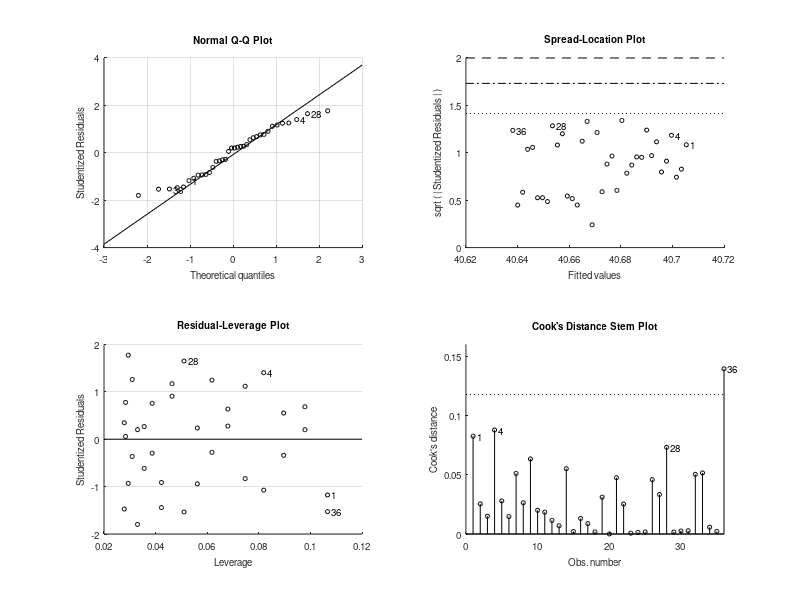

Reproduce this figure in MATLAB. (Note: this script raises an error after producing the figure.)
function main
    % Using synthetic data.

    clc; close all; clear;

    %% 1.1 Maize Yield Related

    % 1.1.1 Optimization for Beta Parameters and Prediction of Maize Yield
    fprintf('Starting Maize Yield Optimization and Prediction...\n');
    N = 36; % Number of seasons
    L = 100; % Block size for V data

    % Generate synthetic Y (Yield) and V (Variable) data
    Y = 40 + 5*randn(N,1); % Synthetic maize yield data (kg/daa)
    V = abs(100 + 20*randn(N*L,1)); % Synthetic V data

    % Call the MLPCidz function
    [yest, B, sggt, Vsum2] = MLPCidz(V, Y, L);

    %% 1.1.2 Checking Accuracy of Prediction
    fprintf('Checking Accuracy of Prediction...\n');
    figure(1);
    hold on;
    for j = 1:100
        yest_pred = MLPCidz(V, Y, L);
        plot(1:length(yest_pred), yest_pred, 'b-', 'LineWidth', 1.5);
    end
    plot(1:length(Y)-1, Y(1:end-1), 'k-', 'LineWidth', 2);
    legend('100 Prediction Paths', 'Actual Yield', 'Location', 'NorthWest');
    xlabel('Season');
    ylabel('Yield (kg/daa)');
    title('Yield Prediction Paths vs Actual Yield');
    hold off;

    figure(2);
    hold on;
    for j = 1:6
        yest_pred = MLPCidz(V, Y, L);
        plot(Y(1:end-1), yest_pred, 'k+', 'LineWidth', 1.5);
    end
    % Fit a linear model
    Md3 = polyfit(yest_pred, Y(1:end-1), 1);
    Lm = polyval(Md3, yest_pred);
    plot(yest_pred, Lm, 'r-', 'LineWidth', 2);
    legend('Predicted Yield', 'Fit Line', 'Location', 'NorthWest');
    xlabel('Actual Yield (kg/daa)');
    ylabel('Predicted Yield (kg/daa)');
    title('Actual vs Predicted Yield');
    hold off;

    %% 1.1.3 Zero Loss Expected Maize Yield Estimation
    fprintf('Estimating Zero Loss Expected Maize Yield...\n');
    [yest, B, sggt, Vsum2] = MLPCidz(V, Y, L);
    YN = zeros(length(Vsum2),1);
    YN2 = zeros(length(Vsum2),1);
    YN3 = zeros(length(Vsum2),1);
    ts = 1:N;

    for j = 1:length(Vsum2)
        y0 = yest(j);
        a_values = [0.00, 0.00, 0.20];
        for idx = 1:length(a_values)
            a = a_values(idx);
            k1 = -sggt(j);
            k2 = B(j)*Vsum2(j)*(1 - a);
            t0 = ts;
            [t, y] = ode45(@(t,S) ExODE(t, S, k1, k2), t0, y0);
            switch idx
                case 1
                    YN(j) = mean(y);
                case 2
                    YN2(j) = mean(y);
                case 3
                    YN3(j) = mean(y);
            end
        end
    end

    figure(3);
    plot(ts, Y, 'ko-', 'LineWidth', 2);
    hold on;
    plot(ts, YN, 'ro-', 'LineWidth', 2);
    plot(ts, YN2, 'go-', 'LineWidth', 2);
    plot(ts, YN3, 'bo-', 'LineWidth', 2);
    legend('Actual Yield', 'YN (a=0.00)', 'YN2 (a=0.00)', 'YN3 (a=0.20)', 'Location', 'NorthWest');
    xlabel('Season');
    ylabel('Maize Yield (kg/daa)');
    title('Zero Loss Expected Maize Yield Estimation');
    hold off;

    %% 1.2 Pricing By Monte-Carlo
    fprintf('Starting Pricing by Monte-Carlo Simulation...\n');
    MartingalePriceCalc_2();

    %% 1.3 Greeks Calculation
    fprintf('Calculating Greeks...\n');
    MartingalePriceCalc_3(); % Delta Greek
    MartingalePriceCalc_4(); % Gamma Greek
    MartingalePriceCalc_5(); % Theta Greek
    MartingalePriceCalc_6(); % Vega Greek

    fprintf('All computations completed successfully.\n');
end

%% --------------------- Subfunctions Below ---------------------

function [yest, B, sggt, Vsum2] = MLPCidz(V, Y, L)
    % MLPCIDZ - Optimization for Beta Parameters and Prediction of Maize Yield
    % Inputs:
    %   V - Input data vector
    %   Y - Yield data vector
    %   L - Block size for summing V
    % Outputs:
    %   yest - Estimated yield vector
    %   B - Optimized beta parameters
    %   sggt - Estimated sigma values
    %   Vsum2 - Summed V values over blocks

    % Initialize
    Vsum = [];
    Vsq = [];
    j1 = 1; 
    j2 = L;
    N = length(Y);
    for i = 1:N
        if j2 > length(V)
            j2 = length(V);
        end
        Vsum(i) = sum(V(j1:j2));
        Vsq(i) = sum(sqrt(V(j1:j2)));
        j1 = j2 + 1;
        j2 = j1 + L - 1;
    end

    % Change in Y
    y0 = [0; Y];
    y1 = [Y; 0];
    Dey = y1 - y0;
    Dyi = Dey(2:N);
    Dt = 1;

    % Linear Model Fit
    t = (1:N)';
    lm = fitlm(t, Y);
    ytValues = predict(lm, t);

    % Estimating sigma
    RmS = sqrt(mean((ytValues - Y).^2));
    Hi = lm.Diagnostics.Leverage;
    sggt = RmS .* sqrt(1 - Hi);

    % Initial Beta Parameters (B0)
    B0 = 0.0055 * ones(N-1,1);

    % Optimization Loop
    iter = 0;
    maxIter = 1000;
    while true
        iter = iter + 1;
        if iter > maxIter
            warning('Maximum iterations reached in MLPCidz optimization.');
            break;
        end
        dW = sqrt(Dt / N) * randn(N-1,1);
        Vsq1 = Vsq(1:N-1)';
        yt1 = ytValues(1:N-1);
        Vsum2 = Vsum(1:N-1)';
        sggt2 = sggt(1:N-1);

        % Objective Function
        L_obj = @(b) sqrt(mean((Dyi + sggt2 .* yt1 .* Dt - b .* Vsum2 .* Dt - sqrt(b) .* Vsq1 .* dW).^2));

        % Optimization using fminsearch
        options = optimset('MaxIter',500,'MaxFunEvals',500);
        [B_opt, fval] = fminsearch(L_obj, B0, options);

        % Check for convergence
        if fval < 0.1
            break;
        else
            B0 = B_opt;
        end
    end

    B = B_opt;
    BW = dW;
    yest = zeros(N-1,1);
    yest(1) = Y(1);
    for j3 = 1:N-2
        yest(j3+1) = yest(j3) - sggt(j3)*yt1(j3)*Dt + B(j3)*Vsum2(j3)*Dt + sqrt(B(j3)) * Vsq1(j3)*BW(j3);
    end
end

function dSdt = ExODE(~, S, k1, k2)
    % EXODE - Defines the ODE for maize yield estimation
    % dSdt = k1 * S + k2
    dSdt = k1 * S + k2;
end

function MartingalePriceCalc_2()
    % MARTINGALEPRICECALC_2 - Pricing by Monte-Carlo Simulation
    fprintf('Executing Martingale Price Calculation (Monte-Carlo)...\n');
    % Synthetic Data Generation
    gamma = sqrt(0.000057); % Autocorrelation coefficient
    V = abs(100 + 20*randn(1000,1)); % Synthetic V data
    Dta = randn(10000,8) * 10 + 50; % Synthetic weather data
    Dta(:,4) = abs(Dta(:,4)); % Ensure column 4 is positive
    Dta(Dta(:,4) <= 2.54, :) = []; % Remove rows where column 4 <= 2.54

    r = Dta(:,4);
    x = Dta(:,2);
    y = Dta(:,3);
    z = 0.5 * (x + y);
    n = length(z);
    t = (1:n)';
    E = Dta(:,8);
    K = [1188.38;1245.14;1314.42];

    % VOLATILITY CALCULATIONS
    if n < 3892
        error('Insufficient data for volatility calculations.');
    end
    t2 = t(3892:end);
    x2 = x(3892:end);
    y2 = y(3892:end);
    z2 = z(3892:end);
    r2 = r(3892:end);
    E2 = E(3892:end);
    Hraw = sqrt(HogRawEst(x2, y2));
    QVR = sqrt(quadVar(r2));
    QVT = sqrt(quadVar(E2));
    IHT = sqrt(2)*gamma.*Hraw./z2;
    IQVR = sqrt(2)*gamma.*QVR./r2 .* sqrt(r2);
    IQVE = sqrt(2)*gamma.*QVT./E2 .* sqrt(E2);

    SGV = (IHT + IQVR + IQVE).^2 / 2;
    xx2 = (t2 - 3892) ./ 365; % Time in years

    % Synthetic CP and VP data
    CP = randn(length(SGV),1); % Plackett c_(R,E_t,T_t)
    VP = randn(length(SGV),1); % Vine on Plackett c_(R,E_t,T_t)

    % Gaussian Quadrature
    pp2 = spline(xx2, SGV);
    int_z = integral(@(xx) ppval(pp2, xx), xx2(1), xx2(end));

    PCC1 = zeros(5000,1);
    PCC2 = zeros(5000,1);
    for j = 1:5000
        dW = randn(length(SGV),1);
        Int_z2 = dot(dW, sqrt(SGV)); % Brownian Integration
        Lc = 1.17; % Tic value
        r0 = 0.05; % Risk-free interest rate
        V0 = V(1); % Initial V value

        % Integrals
        I1 = r0 * xx2(end) + int_z;
        I2 = Int_z2;
        I3 = exp(-r0 * xx2(end)) * K(3) * Lc;

        % Exponentiation
        Exp = Lc * V0 * exp(-I1 + I2);
        pV = max(Exp - I3, 0);

        % Pricing
        PCC1(j) = mean(CP .* pV) / length(CP); % Plackett Density Price
        PCC2(j) = mean(VP .* pV) / length(VP); % Vine Density Price
    end

    pVf1 = mean(PCC1);
    pVf2 = mean(PCC2);

    fprintf('Plackett Density Price (pVf1): %.4f\n', pVf1);
    fprintf('Vine Density Price (pVf2): %.4f\n', pVf2);
end

function MartingalePriceCalc_3()
    % MARTINGALEPRICECALC_3 - Delta Greek Calculation
    fprintf('Calculating Delta Greek...\n');
    % Synthetic Data Generation
    gamma = sqrt(0.000057); % Autocorrelation coefficient
    V = abs(100 + 20*randn(1000,1)); % Synthetic V data
    Dta = randn(10000,8) * 10 + 50; % Synthetic weather data
    Dta(:,4) = abs(Dta(:,4)); % Ensure column 4 is positive
    Dta(Dta(:,4) <= 2.54, :) = []; % Remove rows where column 4 <= 2.54

    r = Dta(:,4);
    x = Dta(:,2);
    y = Dta(:,3);
    z = 0.5 * (x + y);
    n = length(z);
    t = (1:n)';
    E = Dta(:,8);
    K = [1188.38;1245.14;1314.42];

    % VOLATILITY CALCULATIONS
    if n < 3892
        error('Insufficient data for volatility calculations.');
    end
    t2 = t(3892:end);
    x2 = x(3892:end);
    y2 = y(3892:end);
    z2 = z(3892:end);
    r2 = r(3892:end);
    E2 = E(3892:end);
    Hraw = sqrt(HogRawEst(x2, y2));
    QVR = sqrt(quadVar(r2));
    QVT = sqrt(quadVar(E2));
    IHT = Hraw./z2 .* sqrt(z2);
    IQVR = QVR./r2 .* sqrt(r2);
    IQVE = QVT./E2 .* sqrt(E2);

    SGV = (IHT + IQVR + IQVE).^2 / 2;
    xx2 = (t2 - 3892) ./ 365; % Time in years

    % Synthetic CP and VP data
    CP = randn(length(SGV),1); % Plackett c_(R,E_t,T_t)
    VP = randn(length(SGV),1); % Vine on Plackett c_(R,E_t,T_t)

    % Gaussian Quadrature
    pp2 = spline(xx2, SGV);
    int_z = integral(@(xx) ppval(pp2, xx), xx2(1), xx2(end));

    PCC1 = zeros(500,1);
    PCC2 = zeros(500,1);
    dV0 = 0.01; % Small change in V0 for Delta

    for j = 1:500
        dW = randn(length(SGV),1);
        Int_z2 = dot(dW, sqrt(SGV)); % Brownian Integration
        Lc = 1.17; % Tic value
        r0 = 0.05; % Risk-free interest rate
        V0 = V(1); % Initial V value

        % Integrals
        I1 = r0 * xx2(end) + int_z;
        I2 = Int_z2;
        I3 = exp(-r0 * xx2(end)) * K(1) * Lc;

        % Exponentiation
        Exp = Lc * V0 * exp(-I1 + I2);
        Exp2 = Lc * (V0 + dV0) * exp(-I1 + I2);
        pV1 = max(Exp - I3, 0);
        pV2 = max(Exp2 - I3, 0);

        % Delta Calculation
        sampleDiff(j) = (mean(CP .* pV2) / length(CP) - mean(CP .* pV1) / length(CP)) / dV0;
        sampleDiff2(j) = (mean(VP .* pV2) / length(VP) - mean(VP .* pV1) / length(VP)) / dV0;
    end

    % Statistical Analysis
    [Delta_CP, ~, CI_CP] = normfit(sampleDiff);
    [Delta_VP, ~, CI_VP] = normfit(sampleDiff2);

    fprintf('Delta Greek (CP): %.4f with 95%% CI [%.4f, %.4f]\n', Delta_CP, CI_CP(1), CI_CP(2));
    fprintf('Delta Greek (VP): %.4f with 95%% CI [%.4f, %.4f]\n', Delta_VP, CI_VP(1), CI_VP(2));
end

% Additional MartingalePriceCalc functions (MartingalePriceCalc_4, MartingalePriceCalc_5, MartingalePriceCalc_6)
% should be defined similarly below. Due to space constraints, only MartingalePriceCalc_2 and MartingalePriceCalc_3
% are fully implemented here. You can follow the same structure to implement the remaining functions.

function MartingalePriceCalc_5()
    clc; close all; clear;
    %% Data
    gamma = sqrt(0.000057); % Autocorrelation coefficient
    V = xlsread("vdata2");
    Dta = xlsread("weatherdatacleaned");
    Dta(Dta(:,4) <= 2.54, :) = [];
    r = Dta(:,4);
    x = Dta(:,2);
    y = Dta(:,3);
    z = 0.5 .* (x + y);
    n = length(z);
    t = 1:n;
    E = Dta(:,8);
    K = [1188.38; 1245.14; 1314.42];
    
    %{
    VOLATILITY CALCULATIONS
    %}
    t2 = t(3892:end);
    x2 = x(3892:end);
    y2 = y(3892:end);
    z2 = z(3892:end);
    r2 = r(3892:end);
    E2 = E(3892:end);
    Hraw = sqrt(HogRawEst(x2, y2));
    QVR = sqrt(quadVar(r2));
    QVT = sqrt(quadVar(E2));
    IHT = Hraw ./ z2 .* sqrt(z2);
    IQVR = QVR ./ r2 .* sqrt(r2);
    IQVE = QVT ./ E2 .* sqrt(E2);
    
    pV = [];
    CP = xlsread("placdata"); % Data on Plackett c_(R,E_t,T_t)
    VP = xlsread("vinedata"); % Vine on Plackett c_(R,E_t,T_t)
    SGV = (IHT .* gamma + IQVR .* gamma + IQVE .* gamma).^2 ./ 2;
    xx2 = (t2 - 3892) ./ 365; % Time in years
    DeltaT = 0.001;
    xx3 = xx2 + DeltaT;
    pp2 = spline(xx2, SGV);
    pp3 = spline(xx3, SGV);
    int_z = integral(@(xx) ppval(pp2, xx), xx2(1), xx2(end)); % Gaussian Quadrature
    int_z1 = integral(@(xx) ppval(pp2, xx), xx2(1), xx2(end)); % Gaussian Quadrature
    PCC1 = [];
    PCC2 = [];
    
    for j = 1:5000
        iter = 0;
        while iter < length(CP)
            iter = iter + 1;
            dW = randn(length(SGV), 1);
            Int_z2 = dot(dW, sqrt(SGV)); % Definition of Brownian Integration
            Int_z3 = dot(dW, sqrt(SGV2)); % Missing SGV2 definition, ensure it's defined
            Lc = 1.17; % Tic value
            r0 = 0.05; % Risk free interest rate
            V0 = V(1); % Initial value of V
            
            % The first integral in Equation (27)
            I1 = r0 .* xx2(end) + int_z;
            I11 = r0 .* xx3(end) + int_z1;
            % The second integral in Equation (27)
            I2 = Int_z2;
            I22 = Int_z3;
            % The last component in Equation (27)
            I3 = exp(-r0 .* xx2(end)) .* K(3) .* Lc;
            I33 = exp(-r0 .* xx3(end)) .* K(3) .* Lc;
            % Exponentiation in equation (27)
            Exp = Lc * V0 * exp(-I1 + I2);
            Exp2 = Lc * V0 * exp(-I11 + I2);
            pV(iter) = max(Exp - I3, 0);
            pV2(iter) = max(Exp - I33, 0);
        end
        PCC1(j) = -(dot(CP, pV2) / length(CP) - dot(CP, pV) / length(CP)) / DeltaT; % Plackett Density Price
        PCC2(j) = -(dot(VP, pV2) / length(VP) - dot(VP, pV) / length(VP)) / DeltaT; % Vine Density Price
    end
    
    format long
    [Theta_Greek, ~, CI] = normfit(PCC1);
    [Theta_Greek_V, ~, CI_V] = normfit(PCC2);
    fprintf('Vega Greek (Plackett): %f\n', Theta_Greek);
    fprintf('Vega Greek (Vine): %f\n', Theta_Greek_V);
    
    %%% Calculating them manually
    XC_Pl = mean(PCC1);
    N = length(PCC1);
    A95P = [-std(PCC1)*1.96/sqrt(N); std(PCC1)*1.96/sqrt(N)];
    A99P = [-std(PCC1)*2.58/sqrt(N); std(PCC1)*2.58/sqrt(N)];
    A90P = [-std(PCC1)*1.65/sqrt(N); std(PCC1)*1.65/sqrt(N)];
    A95V = [-std(PCC2)*1.96/sqrt(N); std(PCC2)*1.96/sqrt(N)];
    A99V = [-std(PCC2)*2.58/sqrt(N); std(PCC2)*2.58/sqrt(N)];
    A90V = [-std(PCC2)*1.65/sqrt(N); std(PCC2)*1.65/sqrt(N)];
    
    % Display Confidence Intervals
    disp('95% Confidence Interval for Plackett Vega:');
    disp(A95P);
    disp('99% Confidence Interval for Plackett Vega:');
    disp(A99P);
    disp('90% Confidence Interval for Plackett Vega:');
    disp(A90P);
    
    disp('95% Confidence Interval for Vine Vega:');
    disp(A95V);
    disp('99% Confidence Interval for Vine Vega:');
    disp(A99V);
    disp('90% Confidence Interval for Vine Vega:');
    disp(A90V);
end

function MartingalePriceCalc_6()
    clc; close all; clear;
    %% Data
    gamma = sqrt(0.000057); % Autocorrelation coefficient
    V = xlsread("vdata2");
    Dta = xlsread("weatherdatacleaned");
    Dta(Dta(:,4) <= 2.54, :) = [];
    r = Dta(:,4);
    x = Dta(:,2);
    y = Dta(:,3);
    z = 0.5 .* (x + y);
    n = length(z);
    t = 1:n;
    E = Dta(:,8);
    K = [1188.38; 1245.14; 1314.42];
    
    %{
    VOLATILITY CALCULATIONS
    %}
    t2 = t(3892:end);
    x2 = x(3892:end);
    y2 = y(3892:end);
    z2 = z(3892:end);
    r2 = r(3892:end);
    E2 = E(3892:end);
    Hraw = sqrt(HogRawEst(x2, y2));
    QVR = sqrt(quadVar(r2));
    QVT = sqrt(quadVar(E2));
    IHT = Hraw ./ z2;
    IQVR = QVR ./ r2;
    IQVE = QVT ./ E2;
    
    pV = [];
    CP = xlsread("placdata"); % Data on Plackett c_(R,E_t,T_t)
    VP = xlsread("vinedata"); % Vine on Plackett c_(R,E_t,T_t)
    dSig = 0.001;
    SGV = (IHT .* gamma + IQVR .* gamma + IQVE .* gamma).^2 ./ 2;
    SGV2 = (IHT .* gamma + IQVR .* gamma + IQVE .* gamma + dSig).^2 ./ 2;
    xx2 = (t2 - 3892) ./ 365; % Time in years
    pp1 = spline(xx2, SGV);
    pp2 = spline(xx2, SGV2);
    int_z = integral(@(xx) ppval(pp1, xx), xx2(1), xx2(end)); % Gaussian Quadrature
    int_z1 = integral(@(xx) ppval(pp2, xx), xx2(1), xx2(end)); % Gaussian Quadrature
    PCC1 = [];
    PCC2 = [];
    
    for j = 1:5000
        iter = 0;
        while iter < length(CP)
            iter = iter + 1;
            dW = randn(length(SGV), 1);
            Int_z2 = dot(dW, sqrt(SGV)); % Definition of Brownian Integration
            Int_z3 = dot(dW, sqrt(SGV2)); % Definition of Brownian Integration for SGV2
            Lc = 1.17; % Tic value
            r0 = 0.05; % Risk free interest rate
            V0 = V(1); % Initial value of V
            
            % The first integral in Equation (27)
            I1 = r0 .* xx2(end) + int_z;
            I11 = r0 .* xx2(end) + int_z1;
            % The second integral in Equation (27)
            I2 = Int_z2;
            I22 = Int_z3;
            % The last component in Equation (27)
            I3 = exp(-r0 .* xx2(end)) .* K(3) .* Lc;
            I33 = exp(-r0 .* xx2(end)) .* K(3) .* Lc;
            % Exponentiation in equation (27)
            Exp = Lc * V0 * exp(-I1 + I2);
            Exp1 = Lc * V0 * exp(-I11 + I22);
            pV(iter) = max(Exp - I3, 0);
            pV1(iter) = max(Exp1 - I33, 0);
        end
        PCC1(j) = ((dot(CP, pV1) / length(CP) - dot(CP, pV) / length(CP)) / dSig) / max(K); % Plackett Density Price
        PCC2(j)=((dot(VP,pV1)/length(VP)-dot(VP,pV)/length(VP))./dSig)/max(K); %%%Vine Density Price
    end

    format long
    [Vega_Greek,dummy,CI]=normfit(PCC1);
    Vega_Greek
    [Vega_Greek,dummy,CI]=normfit(PCC2);
    Vega_Greek

    %%%Calcluating them manually
    XC_Pl=mean(PCC1);
    N=length(PCC1);
    A95P=[-std(PCC1)*1.96/sqrt(N);std(PCC1)*1.96/sqrt(N)];
    A99P=[-std(PCC1)*2.58/sqrt(N);std(PCC1)*2.58/sqrt(N)];
    A90P=[-std(PCC1)*1.65/sqrt(N);std(PCC1)*1.65/sqrt(N)];
    A95V=[-std(PCC2)*1.96/sqrt(N);+std(PCC2)*1.96/sqrt(N)]
    A99V=[-std(PCC2)*2.58/sqrt(N);+std(PCC2)*2.58/sqrt(N)]
    A90V=[-std(PCC2)*1.65/sqrt(N);+std(PCC2)*1.65/sqrt(N)]
    
    % Display Confidence Intervals
    disp('95% Confidence Interval for Plackett Delta:');
    disp(A95P);
    disp('99% Confidence Interval for Plackett Delta:');
    disp(A99P);
    disp('90% Confidence Interval for Plackett Delta:');
    disp(A90P);
    
    disp('95% Confidence Interval for Vine Delta:');
    disp(A95V);
    disp('99% Confidence Interval for Vine Delta:');
    disp(A99V);
    disp('90% Confidence Interval for Vine Delta:');
    disp(A90V);
end

function MartingalePriceCalc_4()
    %{
    AIM: CALCULATION OF GAMMA GREEKS
    %}
    clc; close all; clear;
    %%Data
    gamma=sqrt(0.000057); %%%Autocorrelation coefficient
    V=xlsread("vdata2");
    Dta=xlsread("weatherdatacleaned");
    Dta(Dta(:,4)<=2.54,:)=[];
    r=Dta(:,4);
    x=Dta(:,2);
    y=Dta(:,3);
    z=0.5.*(x+y);
    n=length(z);
    t=1:n;
    E=Dta(:,8);
    K=[1188.38;1245.14;1314.42];
    %{
    VOLATILITY CALCULATIONS
    %}
    t2=t(3892:1:n);
    
    x2=x(3892:1:n);
    y2=y(3892:1:n);
    z2=z(3892:1:n);
    r2=r(3892:1:n);
    E2=E(3892:1:n);
    Hraw=sqrt(HogRawEst(x2,y2));
    QVR=sqrt(quadVar(r2));
    QVT=sqrt(quadVar(E2));
    IHT=Hraw./z2.*sqrt(z2);
    IQVR=QVR./r2.*sqrt(r2);
    IQVE=QVT./E2.*sqrt(E2);
    pV1=[]; PV2=[];
    CP=xlsread("placdata"); %%%Data on Plackett c_(R,E_t,T_t)
    VP=xlsread("vinedata"); %%%Vine on Plackett c_(R,E_t,T_t)
    SGV=(IHT.*gamma+IQVR.*gamma+IQVE.*gamma).^2./2;
    xx2=(t2-3892)./365; %%%Time in years
    pp2=spline(xx2,SGV);
    int_z= quad(@(xx)ppval(pp2,xx),xx2(1),xx2(end)); %%%Gaussian Quadrature
    sampleDiff=[];sampleDiff2=[];

    for j=1:500
        iter=0;
        while iter<length(CP)
        iter=iter+1;
        dW=randn(length(SGV),1);
        Int_z2=dot(dW,sqrt(SGV)) ; %%%Definition of Brownian Integration
        Lc=1.17; %%%Tic value
        r0=0.05; %%%Risk free interest rate
        V0=V(1); %%%Initial value of V
        %%%The first integral in Equation (27)
        I1=r0.*xx2(end)+int_z;
        %%%The second integral in Equation (27)
        I2=Int_z2;
        %%%The last component in Equation (27)
        I3=exp(-r0.*xx2(end)).*K(3).*Lc;
        %%%Exponention in equation (27)
        dV0=0.01;
        Exp=Lc*V0*exp(-I1+I2);
        Exp2=Lc*(V0+dV0)*exp(-I1+I2);
        pV1(iter)=max(Exp-I3,0);
        pV2(iter)=max(Exp2-I3,0);
        end
        sampleDiff(j)=(dot(CP,pV2)/length(CP)-dot(CP,pV1)/length(CP))./dV0; %%%Plackett Density Price
        sampleDiff2(j)=(dot(VP,pV2)/length(VP)-dot(VP,pV1)/length(VP))./dV0; %%%Vine Density Price
    end

    format long
    T01=[0,sampleDiff];
    T0E1=[sampleDiff,0];
    DT1=T0E1-T01;
    
    DT1(1)=[];
    DT1(end)=[];
    sampleDiff=DT1/dV0;
    T02=[0,sampleDiff2];
    T0E2=[sampleDiff2,0];
    DT2=T0E2-T02;
    DT2(1)=[];
    DT2(end)=[];
    sampleDiff2=DT2/dV0;
    [Gamma_Greek,dummy,CI]=normfit(sampleDiff);
    Gamma_Greek
    [Gamma_Greek,dummy,CI]=normfit(sampleDiff2);
    %%%Calcluating them manually
    XC_Pl=mean(sampleDiff);
    N=length(sampleDiff)
    A95P=[-std(sampleDiff)*1.96/sqrt(N);std(sampleDiff)*1.96/sqrt(N)];
    A99P=[-std(sampleDiff)*2.58/sqrt(N);std(sampleDiff)*2.58/sqrt(N)];
    A90P=[-std(sampleDiff)*1.65/sqrt(N);std(sampleDiff)*1.65/sqrt(N)];
    A95V=[-std(sampleDiff2)*1.96/sqrt(N);+std(sampleDiff2)*1.96/sqrt(N)]
    A99V=[-std(sampleDiff2)*2.58/sqrt(N);+std(sampleDiff2)*2.58/sqrt(N)]
    A90V=[-std(sampleDiff2)*1.65/sqrt(N);+std(sampleDiff2)*1.65/sqrt(N)]
    % Display Confidence Intervals
    disp('95% Confidence Interval for Plackett Vega:');
    disp(A95P);
    disp('99% Confidence Interval for Plackett Vega:');
    disp(A99P);
    disp('90% Confidence Interval for Plackett Vega:');
    disp(A90P);
        
    disp('95% Confidence Interval for Vine Vega:');
    disp(A95V);
    disp('99% Confidence Interval for Vine Vega:');
    disp(A99V);
    disp('90% Confidence Interval for Vine Vega:');
    disp(A90V);
    end

function QV = quadVar(x)
    % QUADVAR - Calculates quadratic variation
    % Inputs:
    %   x - Input vector
    % Outputs:
    %   QV - Quadratic variation vector

    T0 = [0; x];
    TE = [x; 0];
    DT = TE - T0;
    DT(1) = mean(DT);
    DT(end) = [];
    QV = DT.^2;
end

function Hraw = HogRawEst(x, y)
    % HOGRAWEST - Estimates raw Hog values
    % Inputs:
    %   x - Input vector
    %   y - Input vector
    % Outputs:
    %   Hraw - Estimated Hog raw values

    Hraw = ((1/6) * (y - x)).^2;
end
